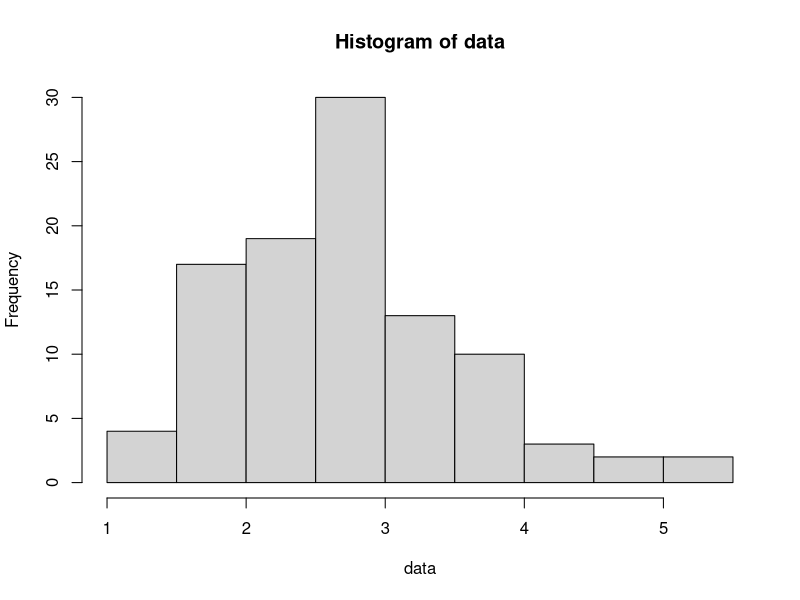
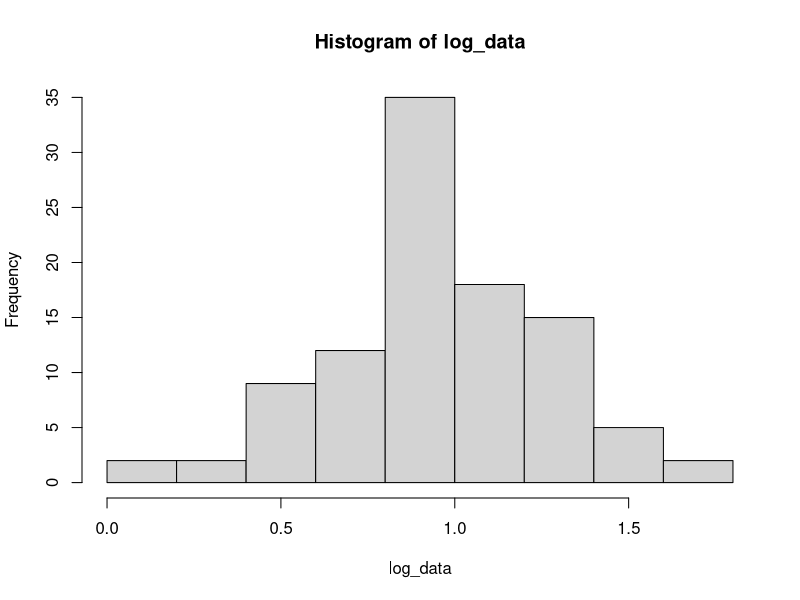

The R source for these figures, in order:
## ---- chunk 1
knitr::opts_chunk$set(echo = TRUE)
## ---- chunk 2
data <- rlnorm(100, meanlog = 1, sdlog = .25)
## ---- chunk 3
hist(data)
## ---- chunk 4
log_data <- log(data)
hist(log_data)
## ---- chunk 5
mean(data)
var(data)
